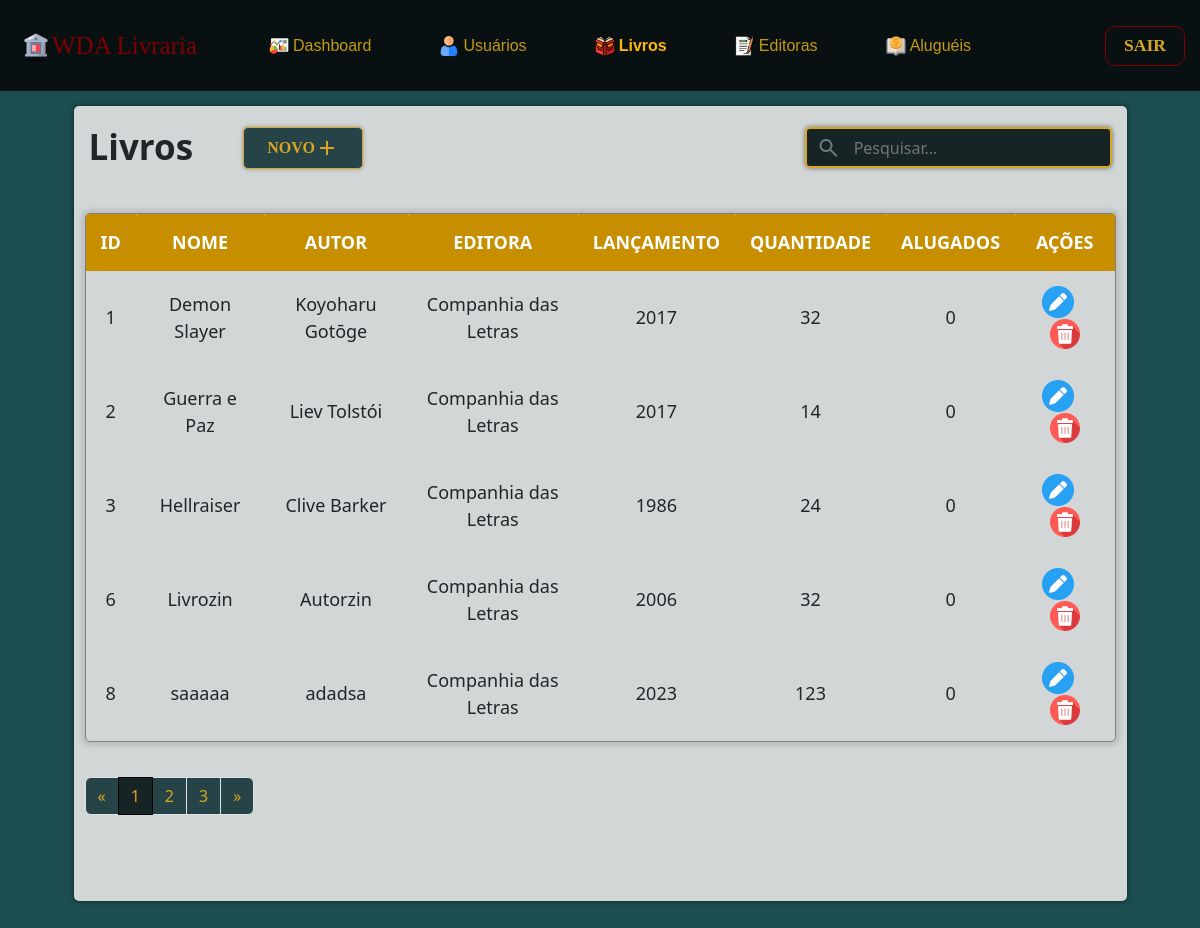
The app's page /livro.php (signed in) with its own data.
### tables this page shows
CREATE TABLE `livros` (
  `id` int(11) NOT NULL AUTO_INCREMENT,
  `nome` varchar(45) NOT NULL,
  `autor` varchar(45) NOT NULL,
  `editora` varchar(45) NOT NULL,
  `lancamento` varchar(45) NOT NULL,
  `quantidade` int(45) NOT NULL,
  `alugados` int(45) NOT NULL,
  PRIMARY KEY (`id`)
);

### livro.php (the view, shortened to what this page needs)
<?php
include_once('php/config.php');
if (!empty($_GET['search'])) {
    $data = $_GET['search'];
    $sql = "SELECT * FROM livros WHERE id LIKE '%$data%'OR nome LIKE '%$data%' or autor LIKE '%$data%' or editora LIKE '%$data%' OR lancamento LIKE '%$data%' or quantidade LIKE '%$data%' ORDER BY id ASC";
} else {
    $sql = "SELECT * FROM livros ORDER BY id ASC";
}
$registrosPorPagina = 5;
$paginaAtual = isset($_GET['pagina']) ? $_GET['pagina'] : 1;
$offset = ($paginaAtual - 1) * $registrosPorPagina;
$search = isset($_GET['search']) ? $_GET['search'] : '';
$result = $conexao->query($sql);
$totalRegistros = $result->num_rows;
$totalPaginas = ceil($totalRegistros / $registrosPorPagina);
if (!empty($search)) {
    $sqlsearch = "SELECT * FROM livros WHERE id LIKE '%$data%'OR nome LIKE '%$data%' OR autor LIKE '%$data%' or editora LIKE '%$data%' OR lancamento LIKE '%$data%' or quantidade LIKE '%$data%' ORDER BY id ASC";
    $result = $conexao->query($sqlsearch);
} else {
    $sql = "SELECT * FROM livros ORDER BY id ASC LIMIT $registrosPorPagina OFFSET $offset";
    $result = $conexao->query($sql);
}
?>
<!DOCTYPE html>
<html lang="pt-br">
<head>
    <link href="https://cdn.jsdelivr.net/npm/bootstrap@5.3.0-alpha3/dist/css/bootstrap.min.css" rel="stylesheet">
    <link rel="stylesheet" href="css/style.css?<?php echo rand(1, 1000); ?>" media="all">
    <link rel="stylesheet" href="css/mediaquery.css?<?php echo rand(1, 1000); ?>">
</head>
<body>
    <header>
        <nav class="menubar">
            <div class="logo">
                <img src="img/favicon.ico" alt="">
                <a class="title-link" href="inicio.php">WDA Livraria</a>
            </div>
            <div class="links">
                <div class="link">
                    <img src="img/dashboard.png" alt="" class="links_icons">
                    <a href="inicio.php">Dashboard</a>
                </div>
                <div class="link">
                    <img src="img/usuarios.png" alt="" class="links_icons">
                    <a href="user.php">Usuários</a>
                </div>
                <div class="link">
                    <img src="img/livros.png" alt="" class="links_icons">
                    <a href="livro.php" class="selected">Livros</a>
                </div>
                <div class="link">
                    <img src="img/editoras.png" alt="" class="links_icons">
                    <a href="editora.php">Editoras</a>
                </div>
                <div class="link">
                    <img src="img/alugueis.png" alt="" class="links_icons">
                    <a href="aluguel.php">Aluguéis</a>
                </div>
            </div>
            <a href="php/sair.php" id="sair-btn"><button class="btn btn-outline-danger" id="botao-sair" type="submit">SAIR</button></a>
        </nav>
    </header>
    <div class="corpo">
        <main>
            <div class="grid-header">
                <div class="wrapper">
                    <span class="titulo-pg">Livros</span>
                    <div class="novobtn" onclick="abrirModal('vis-modal'); resetForm('vis-modal');">NOVO <span class="material-symbols-outlined">add</span></div>
                </div>
                <form class="searchbox sbx-custom" id="search-livro">
                    <div role="search" class="sbx-custom__wrapper">
                        <span class="material-symbols-outlined search">search</span>
                        <input type="search" name="search" placeholder="Pesquisar..." autocomplete="off" class="sbx-custom__input" id="pesquisadora">
                    </div>
                </form>
            </div>
            <div class="grid-body">
                <?php
                $dados = "<table class='container-grid'>
                <thead>
                    <tr>
                        <th class='titulos'>ID</th>
                        <th class='titulos'>NOME</th>
                        <th class='titulos'>AUTOR</th>
                        <th class='titulos'>EDITORA</th>
                        <th class='titulos'>LANÇAMENTO</th>
                        <th class='titulos'>QUANTIDADE</th>
                        <th class='titulos'>ALUGADOS</th>
                        <th class='titulos'>AÇÕES</th>
                    </tr>
                </thead><tbody>";
                echo $dados;
                while ($livro_data = mysqli_fetch_assoc($result)) {
                    $nome_livro = $livro_data['nome'];
                    $id = $livro_data['id'];
                    $sqlAluguelConect = "SELECT * FROM alugueis WHERE livro = '$nome_livro' AND data_devolucao = 0";
                    $sqlAluguelResult = $conexao->query($sqlAluguelConect);
                    $livro_data['alugados'] = $sqlAluguelResult->num_rows;
                    $aluguel_quant = $livro_data['alugados'];
                    mysqli_query($conexao, "UPDATE livros SET alugados = '$aluguel_quant' WHERE id = '$id' ");
                    echo "
                    <tr>
                    <td class='itens'>" . $livro_data['id'] . "</td>"
                        . "<td class='itens'>" . $livro_data['nome'] . "</td>"
                        . "<td class='itens'>" . $livro_data['autor'] . "</td>"
                        . "<td class='itens'>" . $livro_data['editora'] . "</td>"
                        . "<td class='itens'>" . $livro_data['lancamento'] . "</td>"
                        . "<td class='itens'>" . $livro_data['quantidade'] . "</td>"
                        . "<td class='itens'>" . $livro_data['alugados'] . "</td>"
                        . "<td class='itens'>
                        <img src='img/pencil.png' data-id='$livro_data[id]' class='edit' onclick=" . "abrirModal('edit-modal');resetForm('edit-modal');" . " alt='PencilEdit' title='Editar'>
                        &nbsp;&nbsp;
                        <img src='img/bin.png' data-id='$livro_data[id]' class='exclu' onclick=" . "abrirModal('exclu-modal')" . " alt='Bin' title='Deletar'>
                    </td>
                    </tr>";
                }
                echo "</tbody></table>";
                ?>
                <div class="pagination
                <?php if (!empty($search)) {
                    echo 'd-none';
                } ?>">
                    <ul class="pagination">
                        <li class="page-item <?php echo ($paginaAtual == 1) ? '' : ''; ?>">
                            <a class="page-link" href="livro.php?pagina=1" aria-label="Anterior">
                                <span aria-hidden="true">&laquo;</span>
                            </a>
                        </li>
                        <?php
                        echo "<li class='page-item active'><span class='page-link'>$paginaAtual</span></li>";
                        if ($paginaAtual == 1) {
                            for ($i = $paginaAtual + 1; $i <= min($paginaAtual + 2, $totalPaginas); $i++) {
                                echo "<li class='page-item'><a class='page-link' href='livro.php?pagina=$i'>$i</a></li>";
                            }
                        } else {
                            for ($i = $paginaAtual + 1; $i <= min($paginaAtual + 1, $totalPaginas); $i++) {
                                echo "<li class='page-item'><a class='page-link' href='livro.php?pagina=$i'>$i</a></li>";
                            }
                        }
                        ?>
                        <li class="page-item <?php echo ($paginaAtual == $totalPaginas) ? '' : ''; ?>">
                            <a class="page-link" href="livro.php?pagina=<?php echo $totalPaginas; ?>" aria-label="Próxima">
                                <span aria-hidden="true">&raquo;</span>
                            </a>
                        </li>
                    </ul>
                </div>
            </div>
        </main>
    </div>
</body>
</html>

### css/style.css (style rules this page uses)
:root { --cor1: rgb(65, 69, 94); --cor2: maroon; --cor3: rgb(197 155 12); --cor4: rgb(22, 36, 38); }
* { font-size: 16px; margin: 0; padding: 0; box-sizing: border-box; }
body { overflow: hidden; background: #1C4D4F; background-position: center center; background-repeat: no-repeat; background-size: cover; background-attachment: fixed; font-family: system-ui, -apple-system, BlinkMacSystemFont, "Segoe UI", Roboto, Oxygen, Ubuntu, Cantarell, "Open Sans", "Helvetica Neue", sans-serif; }
header { width: 100vw; height: 10vh; font-family: "Castoro"; font-size: 20px; }
.menubar { display: flex; flex-direction: row; justify-content: space-between; align-items: center; height: 100%; padding: 10px 15px; background-color: rgb(8, 16, 18); }
.logo { width: fit-content; display: flex; align-items: center; padding: 2px 5px; border-radius: 5px; box-shadow: 0px 4px 4px 0px rgba(0, 0, 0, 0.1); }
.logo a { font-size: 35px; text-decoration: none; color: var(--cor2); }
.links { display: flex; width: 40%; justify-content: space-between; font-family: Arial, Helvetica, sans-serif; }
.link { display: flex; align-items: center; gap: 4px; }
.links_icons { width: 20px; height: 20px; }
.links a { text-decoration: none; color: var(--cor3); font-size: 1em; }
a.selected { color: #ffb700; font-weight: bold; }
#sair-btn { display: flex; align-items: flex-start; height: 100px; text-decoration: none; }
#botao-sair { border: 1px solid var(--cor2); border-radius: 10px; height: 40px; color: #daa520; width: 80px; font-weight: 700; background-color: transparent; display: inline-block; cursor: pointer; text-align: center; padding: 5px; }
.corpo { display: flex; justify-content: center; width: 100%; height: 100vh; padding: 15px; background: #1C4D4F; background-position: center right; background-size: cover; }
main { box-shadow: 0px 0px 5px 0px rgba(0, 0, 0, 0.6); height: 90%; width: 90%; padding: 11px; background-color: #d2d6d6; border-radius: 5px; overflow: hidden; overflow-y: auto; border: none; }
.grid-header { display: flex; justify-content: space-between; align-items: center; width: 100%; padding: 4px; overflow: hidden; margin-bottom: 35px; }
.grid-body { display: flex; flex-direction: column; justify-content: space-between; min-height: 80%; }
.wrapper { display: flex; align-items: center; }
.titulo-pg { font-size: 35px; font-weight: bold; padding: 0; }
.novobtn { display: inline-flex; justify-content: center; text-align: center; box-shadow: 0px 0px 4px 0px rgba(0, 0, 0, 0.3); border: 1px solid goldenrod; background-color: #264347; border-radius: 5px; width: 120px; cursor: pointer; color: #daa520; font-weight: 200; font-family: Verdana; font-size: 16px; font-weight: bold; padding: 8px; margin-left: 50px; }
.btn { color: goldenrod; background: #264347; border-color: #264347; width: 100%; padding: 10px; font-size: 1.1em; margin: 0; margin-top: 30px; font-weight: bold; }
.sbx-custom { display: inline-block; position: relative; width: 30%; height: 41px; white-space: nowrap; box-sizing: border-box; font-size: 16px; }
.sbx-custom__wrapper { width: 100%; height: 100%; display: flex; align-items: center; padding: 0px 10px; box-shadow: 0px 0px 5px 0px rgba(0, 0, 0, 0.5); background: rgb(22, 36, 38); border-radius: 5px; border: 2px solid goldenrod; }
.sbx-custom__wrapper .search { color: #ffffff63; }
.sbx-custom__input { display: inline-block; color: white; background: none; padding-left: 13px; width: 100%; height: 100%; vertical-align: middle; white-space: normal; font-size: inherit; border: none; }
table { border-collapse: separate; border-spacing: 0; border-radius: 5px; }
.container-grid { width: 100%; margin-bottom: 25px; border: 1px solid gray; border-radius: 5px; box-shadow: 0px 0px 4px 4px rgba(0, 0, 0, 0.1); }
.container-grid .titulos { border-radius: 2px 0px 0px 0px; background-color: #c78f00; font-size: 18px; text-align: center; padding: 15px; font-weight: bolder; color: white; }
.container-grid .itens { font-size: 18px; text-align: center; padding: 15px; }
.itens img { cursor: pointer; }
.page-item .page-link { color: goldenrod; background-color: #264347; }
li.active .page-link { background-color: #162426; color: goldenrod; border: 0.3px solid black; padding: 0.375rem 0.75rem; }
li.active .page-link { z-index: 1; cursor: pointer; }

### css/mediaquery.css (style rules this page uses)
@media screen and (min-width: 801px) and (max-width: 1200px) { .logo a { font-size: 25px; } }
@media screen and (min-width: 801px) and (max-width: 1200px) { .links { width: 60%; } }

### records on screen
livros: id "1", nome "Demon Slayer", autor "Koyoharu Gotōge", editora "Companhia das Letras", lancamento "2017", quantidade "32", alugados "0"
livros: id "2", nome "Guerra e Paz", autor "Liev Tolstói", editora "Companhia das Letras", lancamento "2017", quantidade "14", alugados "0"
livros: id "3", nome "Hellraiser", autor "Clive Barker", editora "Companhia das Letras", lancamento "1986", quantidade "24", alugados "0"
livros: id "6", nome "Livrozin", autor "Autorzin", editora "Companhia das Letras", lancamento "2006", quantidade "32", alugados "0"
livros: id "8", nome "saaaaa", autor "adadsa", editora "Companhia das Letras", lancamento "2023", quantidade "123", alugados "0"

### other values on screen
$paginaAtual "1"
